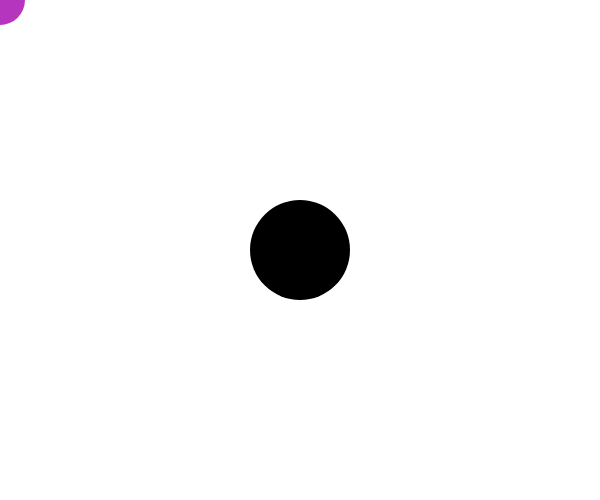
Frame 1 (no input)
Frame 60 (no input): identical to frame 1, image omitted
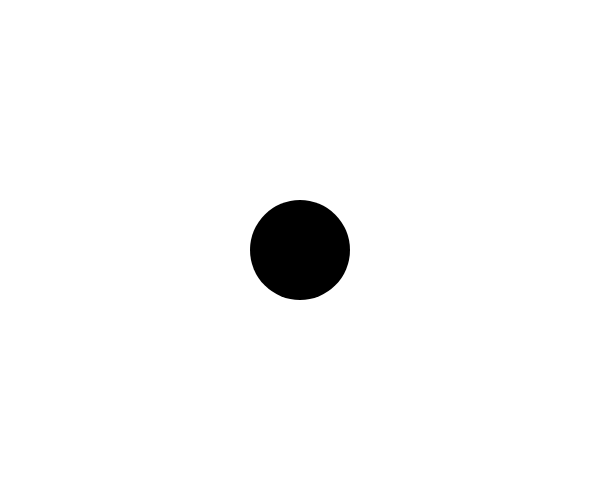
Frame 120 (the mouse pressed at the canvas centre since frame 60)

The p5.js sketch that drew these frames (run headless with seeded random() and noise() and a simulated clock; from frame 60 on, the mouse is pressed at the canvas centre):

// p5.js sketch
// ── sketch.js
/*
create a code project that defines and uses at least two functions
by Daniel Wen
May 15 2017
*/
var r,g,b; //variables for red green blue
var ballSize = 50;//size of ball

function setup() {
  createCanvas(600,500);//600x500 canvas
  
  r = random(255);//random color for red
  g = random(255);//random color for green
  b = random(255);//random color for blue
}

function draw() {
  background(255);//white background
  ball(mouseX,mouseY, ballSize);//ball is where your cursor is
  
  star(width/2,height/2); //star is in the middle of the canvas
  
}

function ball(xloc, yloc, diam){//the function ball taking the variables xloc, yloc, and diam
  noStroke(); //ball does not have a stroke
  fill(r,g,b);//random fill color
  ellipse(xloc, yloc, diam);//a cricle using parameters of ball
}

function star(xloc, yloc) {//the function star taking the variables xloc and yloc
	fill(0);//star is black
	noStroke();
	ellipse(xloc, yloc, 100);//a circle using the parameters but the size is hard set to 100
}
